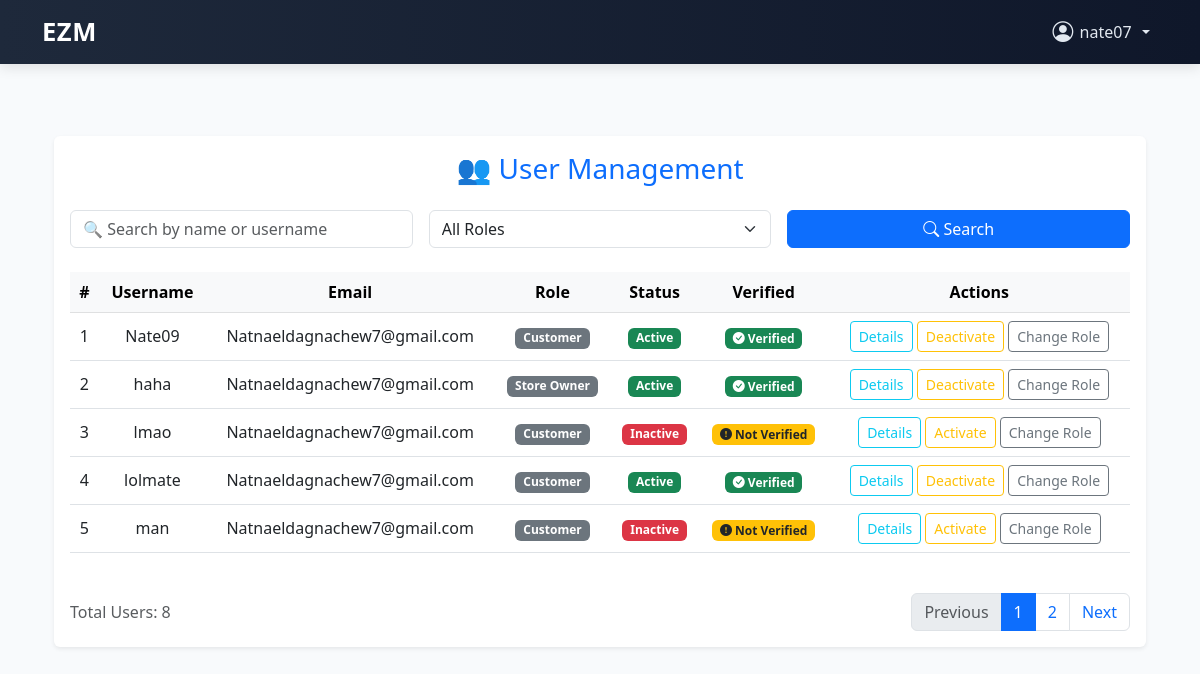
Before: /users/admin/manage-users/ (signed in) with the older database file.
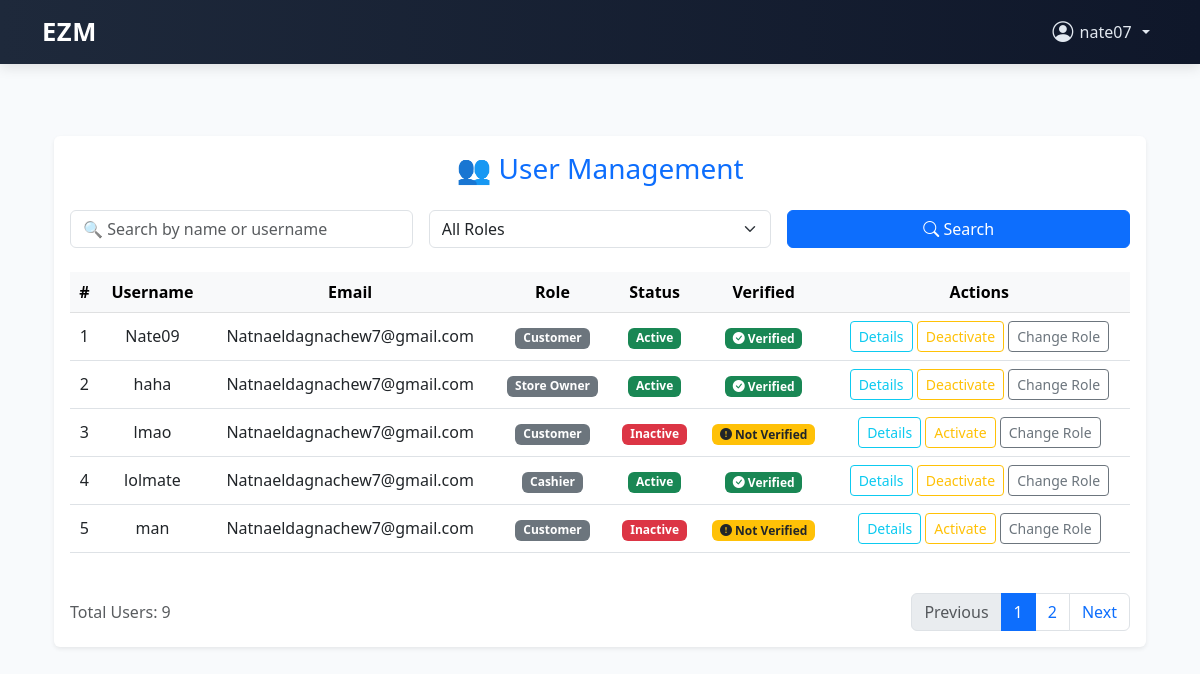
After: the same page with the newer database file.
### users/models.py (models this page shows)
class CustomUser(AbstractUser):
    ROLE_CHOICES = [
        ('customer', 'Customer'),
        ('admin', 'Admin'),
        ('store_owner', 'Store Owner'),
        ('store_manager', 'Store Manager'),
        ('cashier', 'Cashier'),
    ]
    role = models.CharField(max_length=20, choices=ROLE_CHOICES)
    is_verified = models.BooleanField(default=False)
    otp_code = models.CharField(max_length=6, blank=True, null=True)
    otp_created_at = models.DateTimeField(null=True, blank=True)

### users/views.py (the view)
# urls.py: path('admin/manage-users/', manage_users, name='manage_users'),
@user_passes_test(is_admin)
def manage_users(request):
    search_query = request.GET.get('search', '')
    role_filter = request.GET.get('role', '')
    page_number = request.GET.get('page')
    users = User.objects.all()
    if search_query:
        users = users.filter(
            Q(username__icontains=search_query) |
            Q(first_name__icontains=search_query) |
            Q(last_name__icontains=search_query)
        )
    if role_filter:
        users = users.filter(role=role_filter)
    paginator = Paginator(users.order_by('username'), 5)  # Show 10 users per page
    page_obj = paginator.get_page(page_number)
    context = {
        'users': page_obj.object_list,
        'page_obj': page_obj,
        'paginator': paginator,
        'is_paginated': page_obj.has_other_pages(),  # Optional but useful in template
        'search_query': search_query,
        'role_filter': role_filter,
        'total_users': users.count()
    }
    return render(request, 'admin/manage_users.html', context)

### users/views.py (called while the page is built)
def is_admin(user):
    return user.is_authenticated and user.role == 'admin'

### templates/admin/manage_users.html (shortened to what the changed rows need)
{% extends 'base.html' %}
{% block content %}
<div class="container py-5">
  <div class="card shadow-sm border-0">
    <div class="card-body">
      <div class="table-responsive">
        <table class="table table-hover align-middle text-center">
          <thead class="table-light">
            <tr>
              <th>#</th>
              <th>Username</th>
              <th>Email</th>
              <th>Role</th>
              <th>Status</th>
              <th>Verified</th>
              <th>Actions</th>
            </tr>
          </thead>
          <tbody>
            {% for user in users %}
            <tr>
              <td>{{ forloop.counter0|add:page_obj.start_index }}</td>
              <td>{{ user.username }}</td>
              <td>{{ user.email }}</td>
              <td><span class="badge bg-secondary">{{ user.get_role_display }}</span></td>
              <td>
                {% if user.is_active %}
                  <span class="badge bg-success">Active</span>
                {% else %}
                  <span class="badge bg-danger">Inactive</span>
                {% endif %}
              </td>
              <td>
                {% if user.is_verified %}
                  <span class="badge bg-success"><i class="bi bi-check-circle-fill"></i> Verified</span>
                {% else %}
                  <span class="badge bg-warning text-dark"><i class="bi bi-exclamation-circle-fill"></i> Not Verified</span>
                {% endif %}
              </td>
              <td>
                <a href="{% url 'view_user_detail' user.id %}" class="btn btn-outline-info btn-sm">Details</a>
                <a href="{% url 'toggle_user_status' user.id %}"
                   class="btn btn-outline-warning btn-sm"
                   onclick="return confirm('Are you sure you want to {% if user.is_active %}deactivate{% else %}activate{% endif %} this user?');">
                  {% if user.is_active %}Deactivate{% else %}Activate{% endif %}
                </a>
                <a href="{% url 'change_user_role' user.id %}" class="btn btn-outline-secondary btn-sm">Change Role</a>
              </td>
            </tr>
            {% empty %}
            <tr><td colspan="7" class="text-muted">No users found.</td></tr>
            {% endfor %}
          </tbody>
        </table>
      </div>
      <div class="d-flex justify-content-between align-items-center mt-4">
        <div class="text-muted">
          Total Users: {{ total_users }}
        </div>
        <nav>
          <ul class="pagination mb-0">
          </ul>
        </nav>
      </div>
    </div>
  </div>
</div>
{% endblock %}

Changed rows visible on the page:
changed CustomUser "lolmate": role "Customer" → "Cashier"
Other visible differences:
{{ total_users }}: "8" → "9"
